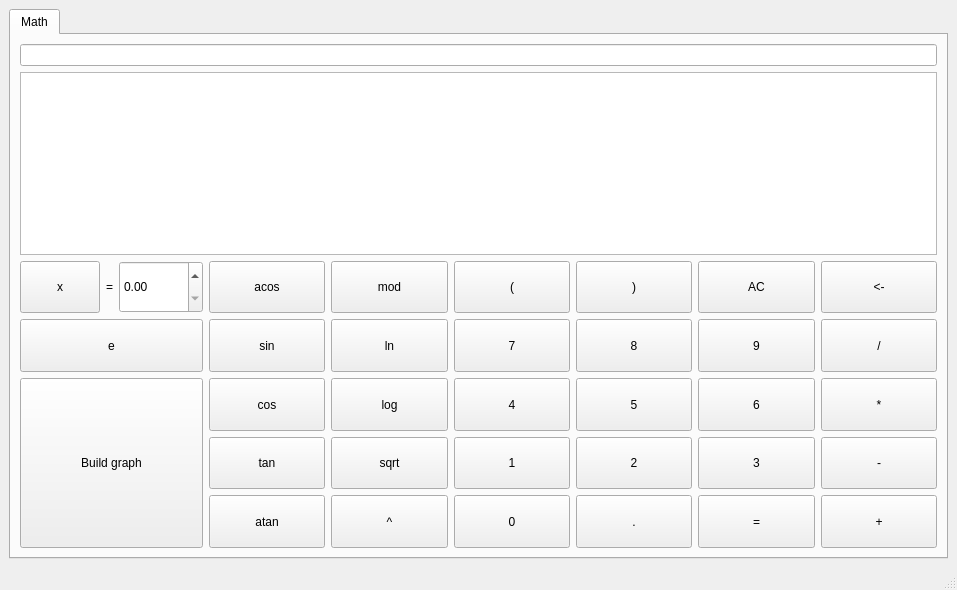
<?xml version="1.0" encoding="UTF-8"?>
<ui version="4.0">
 <class>MainWindow</class>
 <widget class="QMainWindow" name="MainWindow">
  <property name="geometry">
   <rect>
    <x>0</x>
    <y>0</y>
    <width>957</width>
    <height>590</height>
   </rect>
  </property>
  <property name="windowTitle">
   <string>Calculator</string>
  </property>
  <widget class="QWidget" name="centralwidget">
   <layout class="QGridLayout" name="gridLayout_2">
    <item row="0" column="0">
     <widget class="QTabWidget" name="tabWidget">
      <property name="currentIndex">
       <number>0</number>
      </property>
      <widget class="QWidget" name="mathCalcucator">
       <attribute name="title">
        <string>Math</string>
       </attribute>
       <layout class="QGridLayout" name="gridLayout_3" rowstretch="0">
        <item row="0" column="0">
         <layout class="QGridLayout" name="mainLayout" rowstretch="4,1,1,1,1,1">
          <item row="2" column="6">
           <widget class="QPushButton" name="divideButton">
            <property name="sizePolicy">
             <sizepolicy hsizetype="Expanding" vsizetype="Expanding">
              <horstretch>0</horstretch>
              <verstretch>0</verstretch>
             </sizepolicy>
            </property>
            <property name="text">
             <string>/</string>
            </property>
           </widget>
          </item>
          <item row="1" column="3">
           <widget class="QPushButton" name="openBracketButton">
            <property name="sizePolicy">
             <sizepolicy hsizetype="MinimumExpanding" vsizetype="Expanding">
              <horstretch>0</horstretch>
              <verstretch>0</verstretch>
             </sizepolicy>
            </property>
            <property name="text">
             <string>(</string>
            </property>
           </widget>
          </item>
          <item row="2" column="4">
           <widget class="QPushButton" name="num8Button">
            <property name="sizePolicy">
             <sizepolicy hsizetype="MinimumExpanding" vsizetype="MinimumExpanding">
              <horstretch>0</horstretch>
              <verstretch>0</verstretch>
             </sizepolicy>
            </property>
            <property name="text">
             <string>8</string>
            </property>
           </widget>
          </item>
          <item row="1" column="6">
           <widget class="QPushButton" name="removeSymButton">
            <property name="sizePolicy">
             <sizepolicy hsizetype="MinimumExpanding" vsizetype="Expanding">
              <horstretch>0</horstretch>
              <verstretch>0</verstretch>
             </sizepolicy>
            </property>
            <property name="text">
             <string>&lt;-</string>
            </property>
           </widget>
          </item>
          <item row="5" column="3">
           <widget class="QPushButton" name="num0Button">
            <property name="sizePolicy">
             <sizepolicy hsizetype="Expanding" vsizetype="Expanding">
              <horstretch>0</horstretch>
              <verstretch>0</verstretch>
             </sizepolicy>
            </property>
            <property name="text">
             <string>0</string>
            </property>
           </widget>
          </item>
          <item row="5" column="1">
           <widget class="QPushButton" name="funcAtanButton">
            <property name="sizePolicy">
             <sizepolicy hsizetype="Expanding" vsizetype="Expanding">
              <horstretch>0</horstretch>
              <verstretch>0</verstretch>
             </sizepolicy>
            </property>
            <property name="text">
             <string>atan</string>
            </property>
           </widget>
          </item>
          <item row="4" column="4">
           <widget class="QPushButton" name="num2Button">
            <property name="sizePolicy">
             <sizepolicy hsizetype="MinimumExpanding" vsizetype="MinimumExpanding">
              <horstretch>0</horstretch>
              <verstretch>0</verstretch>
             </sizepolicy>
            </property>
            <property name="text">
             <string>2</string>
            </property>
           </widget>
          </item>
          <item row="3" column="1">
           <widget class="QPushButton" name="funcCosButton">
            <property name="sizePolicy">
             <sizepolicy hsizetype="Expanding" vsizetype="Expanding">
              <horstretch>0</horstretch>
              <verstretch>0</verstretch>
             </sizepolicy>
            </property>
            <property name="text">
             <string>cos</string>
            </property>
           </widget>
          </item>
          <item row="3" column="2">
           <widget class="QPushButton" name="funcLogButton">
            <property name="sizePolicy">
             <sizepolicy hsizetype="Expanding" vsizetype="MinimumExpanding">
              <horstretch>0</horstretch>
              <verstretch>0</verstretch>
             </sizepolicy>
            </property>
            <property name="text">
             <string>log</string>
            </property>
           </widget>
          </item>
          <item row="5" column="6">
           <widget class="QPushButton" name="plusButton">
            <property name="sizePolicy">
             <sizepolicy hsizetype="Expanding" vsizetype="Expanding">
              <horstretch>0</horstretch>
              <verstretch>0</verstretch>
             </sizepolicy>
            </property>
            <property name="text">
             <string>+</string>
            </property>
           </widget>
          </item>
          <item row="2" column="0">
           <widget class="QPushButton" name="scienceNotationButton">
            <property name="sizePolicy">
             <sizepolicy hsizetype="Expanding" vsizetype="Expanding">
              <horstretch>0</horstretch>
              <verstretch>0</verstretch>
             </sizepolicy>
            </property>
            <property name="text">
             <string>e</string>
            </property>
           </widget>
          </item>
          <item row="2" column="1">
           <widget class="QPushButton" name="funcSinButton">
            <property name="sizePolicy">
             <sizepolicy hsizetype="Expanding" vsizetype="Expanding">
              <horstretch>0</horstretch>
              <verstretch>0</verstretch>
             </sizepolicy>
            </property>
            <property name="text">
             <string>sin</string>
            </property>
           </widget>
          </item>
          <item row="2" column="2">
           <widget class="QPushButton" name="funcLnButton">
            <property name="sizePolicy">
             <sizepolicy hsizetype="Preferred" vsizetype="Preferred">
              <horstretch>0</horstretch>
              <verstretch>0</verstretch>
             </sizepolicy>
            </property>
            <property name="text">
             <string>ln</string>
            </property>
           </widget>
          </item>
          <item row="4" column="5">
           <widget class="QPushButton" name="num3Button">
            <property name="sizePolicy">
             <sizepolicy hsizetype="Expanding" vsizetype="Expanding">
              <horstretch>0</horstretch>
              <verstretch>0</verstretch>
             </sizepolicy>
            </property>
            <property name="text">
             <string>3</string>
            </property>
           </widget>
          </item>
          <item row="5" column="5">
           <widget class="QPushButton" name="calculateButton">
            <property name="sizePolicy">
             <sizepolicy hsizetype="Expanding" vsizetype="Expanding">
              <horstretch>0</horstretch>
              <verstretch>0</verstretch>
             </sizepolicy>
            </property>
            <property name="text">
             <string>=</string>
            </property>
           </widget>
          </item>
          <item row="3" column="5">
           <widget class="QPushButton" name="num6Button">
            <property name="sizePolicy">
             <sizepolicy hsizetype="Expanding" vsizetype="Expanding">
              <horstretch>0</horstretch>
              <verstretch>0</verstretch>
             </sizepolicy>
            </property>
            <property name="text">
             <string>6</string>
            </property>
           </widget>
          </item>
          <item row="5" column="2">
           <widget class="QPushButton" name="expButton">
            <property name="sizePolicy">
             <sizepolicy hsizetype="Expanding" vsizetype="Expanding">
              <horstretch>0</horstretch>
              <verstretch>0</verstretch>
             </sizepolicy>
            </property>
            <property name="text">
             <string>^</string>
            </property>
           </widget>
          </item>
          <item row="3" column="6">
           <widget class="QPushButton" name="multiplyButton">
            <property name="sizePolicy">
             <sizepolicy hsizetype="Expanding" vsizetype="MinimumExpanding">
              <horstretch>0</horstretch>
              <verstretch>0</verstretch>
             </sizepolicy>
            </property>
            <property name="text">
             <string>*</string>
            </property>
           </widget>
          </item>
          <item row="5" column="4">
           <widget class="QPushButton" name="pointButton">
            <property name="sizePolicy">
             <sizepolicy hsizetype="Expanding" vsizetype="MinimumExpanding">
              <horstretch>0</horstretch>
              <verstretch>0</verstretch>
             </sizepolicy>
            </property>
            <property name="text">
             <string>.</string>
            </property>
           </widget>
          </item>
          <item row="1" column="2">
           <widget class="QPushButton" name="funcModButton">
            <property name="sizePolicy">
             <sizepolicy hsizetype="Expanding" vsizetype="MinimumExpanding">
              <horstretch>0</horstretch>
              <verstretch>0</verstretch>
             </sizepolicy>
            </property>
            <property name="text">
             <string>mod</string>
            </property>
           </widget>
          </item>
          <item row="3" column="4">
           <widget class="QPushButton" name="num5Button">
            <property name="sizePolicy">
             <sizepolicy hsizetype="MinimumExpanding" vsizetype="MinimumExpanding">
              <horstretch>0</horstretch>
              <verstretch>0</verstretch>
             </sizepolicy>
            </property>
            <property name="text">
             <string>5</string>
            </property>
           </widget>
          </item>
          <item row="4" column="6">
           <widget class="QPushButton" name="minusButton">
            <property name="sizePolicy">
             <sizepolicy hsizetype="Expanding" vsizetype="Expanding">
              <horstretch>0</horstretch>
              <verstretch>0</verstretch>
             </sizepolicy>
            </property>
            <property name="text">
             <string>-</string>
            </property>
           </widget>
          </item>
          <item row="4" column="3">
           <widget class="QPushButton" name="num1Button">
            <property name="sizePolicy">
             <sizepolicy hsizetype="Expanding" vsizetype="Expanding">
              <horstretch>0</horstretch>
              <verstretch>0</verstretch>
             </sizepolicy>
            </property>
            <property name="text">
             <string>1</string>
            </property>
           </widget>
          </item>
          <item row="3" column="3">
           <widget class="QPushButton" name="num4Button">
            <property name="sizePolicy">
             <sizepolicy hsizetype="Expanding" vsizetype="Expanding">
              <horstretch>0</horstretch>
              <verstretch>0</verstretch>
             </sizepolicy>
            </property>
            <property name="text">
             <string>4</string>
            </property>
           </widget>
          </item>
          <item row="1" column="5">
           <widget class="QPushButton" name="allClearButton">
            <property name="sizePolicy">
             <sizepolicy hsizetype="MinimumExpanding" vsizetype="Expanding">
              <horstretch>0</horstretch>
              <verstretch>0</verstretch>
             </sizepolicy>
            </property>
            <property name="text">
             <string>AC</string>
            </property>
           </widget>
          </item>
          <item row="1" column="4">
           <widget class="QPushButton" name="closeBracketButton">
            <property name="sizePolicy">
             <sizepolicy hsizetype="Expanding" vsizetype="Preferred">
              <horstretch>0</horstretch>
              <verstretch>0</verstretch>
             </sizepolicy>
            </property>
            <property name="text">
             <string>)</string>
            </property>
           </widget>
          </item>
          <item row="1" column="1">
           <widget class="QPushButton" name="funcAcosButton">
            <property name="sizePolicy">
             <sizepolicy hsizetype="Expanding" vsizetype="Expanding">
              <horstretch>0</horstretch>
              <verstretch>0</verstretch>
             </sizepolicy>
            </property>
            <property name="text">
             <string>acos</string>
            </property>
           </widget>
          </item>
          <item row="2" column="3">
           <widget class="QPushButton" name="num7Button">
            <property name="sizePolicy">
             <sizepolicy hsizetype="Expanding" vsizetype="MinimumExpanding">
              <horstretch>0</horstretch>
              <verstretch>0</verstretch>
             </sizepolicy>
            </property>
            <property name="text">
             <string>7</string>
            </property>
           </widget>
          </item>
          <item row="0" column="0" colspan="7">
           <layout class="QVBoxLayout" name="screenLayout" stretch="0,2">
            <item>
             <widget class="QLineEdit" name="expressionLineEdit">
              <property name="maxLength">
               <number>255</number>
              </property>
              <property name="readOnly">
               <bool>true</bool>
              </property>
             </widget>
            </item>
            <item>
             <widget class="QPlainTextEdit" name="historyTextEdit">
              <property name="readOnly">
               <bool>true</bool>
              </property>
             </widget>
            </item>
           </layout>
          </item>
          <item row="4" column="2">
           <widget class="QPushButton" name="funcSqrtButton">
            <property name="sizePolicy">
             <sizepolicy hsizetype="Expanding" vsizetype="Expanding">
              <horstretch>0</horstretch>
              <verstretch>0</verstretch>
             </sizepolicy>
            </property>
            <property name="text">
             <string>sqrt</string>
            </property>
           </widget>
          </item>
          <item row="2" column="5">
           <widget class="QPushButton" name="num9Button">
            <property name="sizePolicy">
             <sizepolicy hsizetype="Expanding" vsizetype="Preferred">
              <horstretch>0</horstretch>
              <verstretch>0</verstretch>
             </sizepolicy>
            </property>
            <property name="text">
             <string>9</string>
            </property>
           </widget>
          </item>
          <item row="4" column="1">
           <widget class="QPushButton" name="funcTanButton">
            <property name="sizePolicy">
             <sizepolicy hsizetype="Expanding" vsizetype="Expanding">
              <horstretch>0</horstretch>
              <verstretch>0</verstretch>
             </sizepolicy>
            </property>
            <property name="text">
             <string>tan</string>
            </property>
           </widget>
          </item>
          <item row="1" column="0">
           <layout class="QHBoxLayout" name="varXLayout">
            <item>
             <widget class="QPushButton" name="varXButton">
              <property name="sizePolicy">
               <sizepolicy hsizetype="MinimumExpanding" vsizetype="Expanding">
                <horstretch>0</horstretch>
                <verstretch>0</verstretch>
               </sizepolicy>
              </property>
              <property name="text">
               <string>x</string>
              </property>
             </widget>
            </item>
            <item>
             <widget class="QLabel" name="varXLabel">
              <property name="text">
               <string>=</string>
              </property>
             </widget>
            </item>
            <item>
             <widget class="QDoubleSpinBox" name="varXDoubleSpin">
              <property name="sizePolicy">
               <sizepolicy hsizetype="Expanding" vsizetype="Expanding">
                <horstretch>0</horstretch>
                <verstretch>0</verstretch>
               </sizepolicy>
              </property>
              <property name="maximum">
               <double>9999999999.000000000000000</double>
              </property>
             </widget>
            </item>
           </layout>
          </item>
          <item row="3" column="0" rowspan="3">
           <widget class="QPushButton" name="buildGraphButton">
            <property name="sizePolicy">
             <sizepolicy hsizetype="Expanding" vsizetype="Expanding">
              <horstretch>0</horstretch>
              <verstretch>0</verstretch>
             </sizepolicy>
            </property>
            <property name="text">
             <string>Build graph</string>
            </property>
           </widget>
          </item>
         </layout>
        </item>
       </layout>
      </widget>
     </widget>
    </item>
   </layout>
  </widget>
  <widget class="QStatusBar" name="statusbar"/>
 </widget>
 <resources/>
 <connections/>
</ui>
